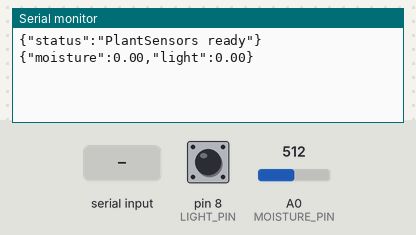
The sketch below on a simulated Arduino Uno, built with avr-gcc and run on an emulated ATmega328P. On the bench: the last lines printed to the serial monitor. The inputs (shaded band) are chosen by the test bench; at power-on: A0 (MOISTURE_PIN) = 512, pin 8 (LIGHT_PIN) HIGH.

Above: at 1.2 s.
1.3 s: "interval \n" received over Serial
At 1.9 s:
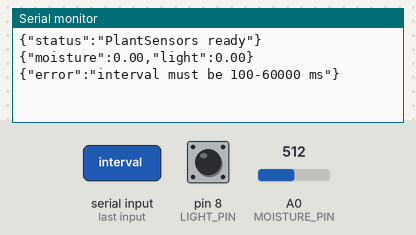
2.8 s: "calibrate\n" received over Serial
At 2.96 s:
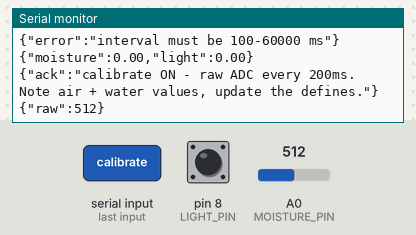
4.3 s: "status\n" received over Serial
At 4.31 s:
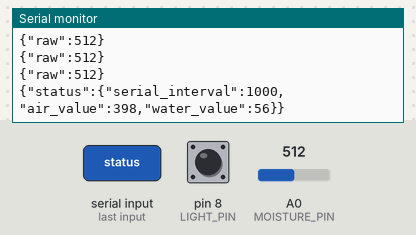
5.8 s: "90,45\n" received over Serial
7.3 s: A0 (MOISTURE_PIN) set to 716
At 7.36 s:
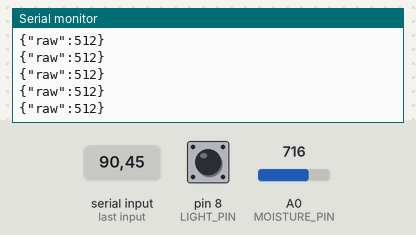
8.8 s: "calibrate\n" received over Serial
At 9.5 s:
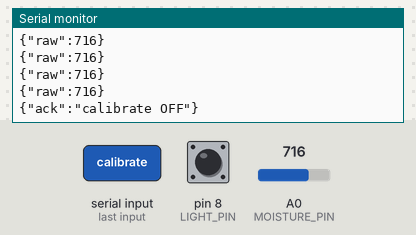

Measured:
- after the input at 1.3 s, the serial monitor: prints a new line at once (image 1)
- after the input at 2.8 s, the serial monitor: prints a new line at once (image 2)
- after the input at 4.3 s, the serial monitor: prints a new line at once (image 3)
- after the input at 8.8 s, the serial monitor: prints a new line at once (image 5)

The sketch:

PlantSensors.ino
```cpp
// PlantSensors — minimal firmware for the Plant Talk project.
//
// Reads two cheap sensors and prints one JSON line over serial:
//   {"moisture":0.42,"light":1.00}
//
//   moisture : capacitive soil moisture, normalized 0.0 (dry) – 1.0 (saturated)
//   light    : binary light sensor, 0.0 (dark) or 1.0 (light detected)
//
// The browser connects over the Web Serial API (115200 baud) and scales the
// fractions to 0–100%. No libraries required — works on any Uno/Nano/Mega.
//
// === Wiring ===
//
// Capacitive soil moisture sensor (DFRobot SEN0193 or compatible clone)
//   Signal → A0   (yellow wire)
//   VCC    → 5V   (red wire — NE555 clones require 5V; 3.3V won't start the oscillator)
//   GND    → GND  (black wire)
//
//   ⚠️  CLONE PINOUT WARNING: many NE555 clones have the VCC and Signal
//   silkscreen labels SWAPPED on the PCB. If you get all-zero or constant
//   readings, try swapping the VCC and Signal wires. GND is always correct
//   (the outermost pin near the probe end).
//
//   ⚠️  HIGH FAILURE RATE: from cheap batches expect some dead sensors —
//   a dead one pulls A0 to 0 and never responds to moisture. A working one
//   reads roughly 300–500 in dry air and DROPS when submerged (capacitive
//   sensors are inverted: lower ADC = wetter).
//
// LM393 light sensor module (LDR + comparator, digital output)
//   DO  → D8
//   VCC → 5V
//   GND → GND
//
//   DO is HIGH when dark and LOW when light is present (inverted below).
//   Adjust the onboard potentiometer to set the on/off threshold.
//
// === Calibration ===
//   1. Upload, open a serial monitor at 115200, send: calibrate
//   2. Hold the probe in open air → note the stable raw value → AIR_VALUE
//   3. Submerge to the white line in water → note the value → WATER_VALUE
//   4. Update the two defines below and re-upload. Send: calibrate to exit.
//   (If your dry-to-wet range is under ~100 counts you likely have an NE555
//   clone — it still works, the multi-sample averaging below compensates.)
//
// === Serial Commands (newline-terminated) ===
//   interval <ms>  set the reporting interval (100–60000, default 1000)
//   read           force an immediate reading
//   calibrate      toggle rapid raw-ADC output for calibration
//   status         print the current configuration

// --- Calibration values: measure these with YOUR sensor (see above) ---
#define AIR_VALUE 398   // ADC reading in dry air
#define WATER_VALUE 56  // ADC reading submerged in water

// Multi-sample averaging reduces NE555 jitter.
#define SAMPLES 16

#define MOISTURE_PIN A0
#define LIGHT_PIN 8

unsigned long lastUpdate = 0;
unsigned long SERIAL_INTERVAL = 1000;
bool calibrateMode = false;

char cmdBuffer[64];
int cmdLen = 0;

void setup() {
  Serial.begin(115200);
  pinMode(LIGHT_PIN, INPUT);
  Serial.println(F("{\"status\":\"PlantSensors ready\"}"));
}

void loop() {
  updateSensors();
  processCommands();
}

void updateSensors() {
  unsigned long interval = calibrateMode ? 200 : SERIAL_INTERVAL;
  if (millis() - lastUpdate < interval) return;
  lastUpdate = millis();

  // Average several ADC samples to smooth out oscillator jitter.
  long sum = 0;
  for (int i = 0; i < SAMPLES; i++) {
    sum += analogRead(MOISTURE_PIN);
  }
  int raw = (int)(sum / SAMPLES);

  if (calibrateMode) {
    Serial.print(F("{\"raw\":"));
    Serial.print(raw);
    Serial.println(F("}"));
    return;
  }

  // Normalize: AIR_VALUE (dry) → 0.0, WATER_VALUE (wet) → 1.0, clamped.
  float moisture = (float)(AIR_VALUE - raw) / (float)(AIR_VALUE - WATER_VALUE);
  if (moisture < 0.0) moisture = 0.0;
  if (moisture > 1.0) moisture = 1.0;

  // LM393 DO: HIGH = dark, LOW = light present.
  float light = (digitalRead(LIGHT_PIN) == LOW) ? 1.0 : 0.0;

  Serial.print(F("{\"moisture\":"));
  Serial.print(moisture, 2);
  Serial.print(F(",\"light\":"));
  Serial.print(light, 2);
  Serial.println(F("}"));
}

void processCommands() {
  while (Serial.available()) {
    char c = Serial.read();
    if (c == '\n' || c == '\r') {
      if (cmdLen > 0) {
        cmdBuffer[cmdLen] = '\0';
        handleCommand(cmdBuffer);
        cmdLen = 0;
      }
    } else if (cmdLen < 63) {
      cmdBuffer[cmdLen++] = c;
    }
  }
}

void handleCommand(const char* cmd) {
  if (strncmp(cmd, "interval ", 9) == 0) {
    long val = atol(cmd + 9);
    if (val >= 100 && val <= 60000) {
      SERIAL_INTERVAL = (unsigned long)val;
      Serial.print(F("{\"ack\":\"interval set to "));
      Serial.print(val);
      Serial.println(F("\"}"));
    } else {
      Serial.println(F("{\"error\":\"interval must be 100-60000 ms\"}"));
    }
  } else if (strcmp(cmd, "read") == 0) {
    lastUpdate = 0;  // force an immediate reading
  } else if (strcmp(cmd, "calibrate") == 0) {
    calibrateMode = !calibrateMode;
    Serial.println(calibrateMode
      ? F("{\"ack\":\"calibrate ON - raw ADC every 200ms. Note air + water values, update the defines.\"}")
      : F("{\"ack\":\"calibrate OFF\"}"));
  } else if (strcmp(cmd, "status") == 0) {
    Serial.print(F("{\"status\":{\"serial_interval\":"));
    Serial.print(SERIAL_INTERVAL);
    Serial.print(F(",\"air_value\":"));
    Serial.print(AIR_VALUE);
    Serial.print(F(",\"water_value\":"));
    Serial.print(WATER_VALUE);
    Serial.println(F("}}"));
  } else {
    Serial.println(F("{\"error\":\"unknown command\"}"));
  }
}
```
